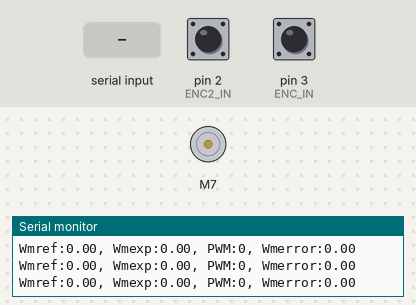
Recording of a sketch running on a simulated Arduino Uno, built with avr-gcc and run on an emulated ATmega328P. Shown: DC motor (green arrow = forward, orange = backward, longer = faster), the last lines printed to the serial monitor. Inputs (shaded band) come from the test bench; at power-on: pin 2 (ENC2_IN) HIGH, pin 3 (ENC_IN) HIGH.

Above: at 1.2 s.
1.3 s: "+" received over Serial
At 3.7 s:
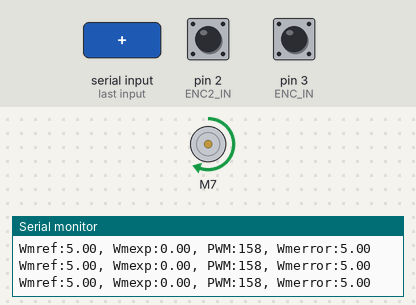
4.3 s: "s" received over Serial
7.3 s: "a" received over Serial
At 9.65 s:
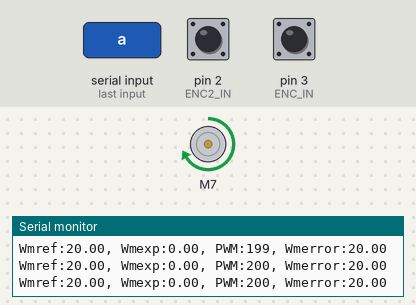
10.3 s: "t" received over Serial
11.8 s: "o" received over Serial
At 13.0 s:
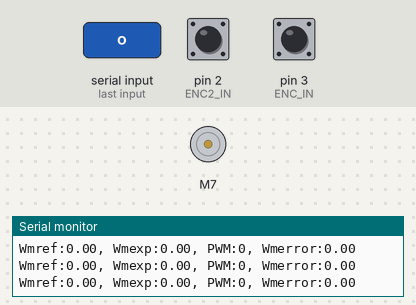
13.3 s: "x" received over Serial
At 20.98 s:
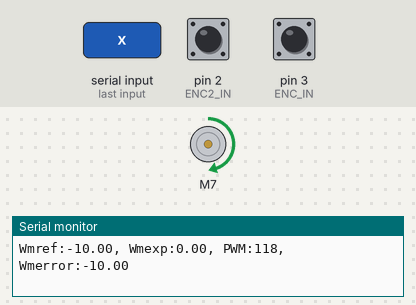
Timing chart, 0 to 22.3 s (numbered marks = the images above; inputs shaded):
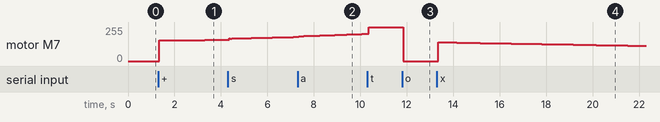

Measured:
- after the input at 1.3 s, motor M7: moves from stopped to forward 159/255 over 2.7 s, starting after 0.05 s
- after the input at 11.8 s, motor M7: forward 255/255 → stopped after 0.06 s
- after the input at 13.3 s, motor M7: rises from stopped to forward 141/255 in 0.05 s, then falls to forward 114/255 in 8.8 s

The sketch:

PMDC_Control_SerialMonitorOnly.ino
```cpp
// ------------------------------------------------------------------------------------------------------------
// PMDC Motor Speed Control Arduino Code
// This code is meant to show OL and CL control in the Serial Monitor only.  No Python code required
// The reference motor speed is determined manually using the serial monitor (a, s, z, x buttons adjust wm_ref)
// ------------------------------------------------------------------------------------------------------------
// NOTE TO STUDENTS: Here is a list of things you will have to adjust
// 1) Your Motor Pin definitions (see Define Motor Pins Section).  Make sure these align with the pin numbers you used when wiring to the digital Arduino pins
// 2) The Open-Loop gain and the Closed-Loop PID gains (see OL & CL Control Gains Section)
// 3) Uncomment the desired method of control (see Motor Control Scheme Section within the Arduino loop)
// ------------------------------------------------------------------------------------------------------------
// Use this code to assess OL and CL control performance; also iterate PID gain values
// ------------------------------------------------------------------------------------------------------------


// ------------------------------------------------------------------------------------------------------------
// Include Libraries
// ------------------------------------------------------------------------------------------------------------
#include <Wire.h>
#include <SparkFun_TB6612.h>

// ------------------------------------------------------------------------------------------------------------
// Define Motor Pins
// ***DOUBLE CHECK ALL PIN NUMBERS MATCH YOUR OWN CIRCUIT CONNECTIONS***
// ------------------------------------------------------------------------------------------------------------
// Motor Pins
#define AIN1 7
#define AIN2 6
#define PWMA 5 // Has tilde on digital output pin
#define STBY 8

// ------------------------------------------------------------------------------------------------------------
// Motor Vars
// ------------------------------------------------------------------------------------------------------------
const int offsetA = 1;
Motor motor1 = Motor(AIN1, AIN2, PWMA, offsetA, STBY); // This addresses all relevant pins to the motor output
int motorPwm = 150; // 140 is minimum to overcome stiction in my motor
float PWMout = 255;
float PWM_ratio = 0;
int MotorPwm = motorPwm;

// ------------------------------------------------------------------------------------------------------------
// Running average variable initialization
// ------------------------------------------------------------------------------------------------------------
#define WINDOW_SIZE 20
int INDEX    = 0;
int VALUE    = 0;
int SUM      = 0;
int AVERAGED = 0;
int READINGS[WINDOW_SIZE];

// ------------------------------------------------------------------------------------------------------------
// Encoder variable initialization
// ------------------------------------------------------------------------------------------------------------
// Enc_count_rev: Equals 6 or 3 for CHANGE or RISING/FALLING mode per interrupt; Equals 12 for 2 interrupts on CHANGE mode
#define ENC_COUNT_REV 12
#define ENC_IN 3
#define ENC2_IN 2
volatile long encoderVal1 = 0;
volatile long encoderVal2 = 0;
long interval = 1;
unsigned long previousMillis = 0;
unsigned long currentMillis = 0;
unsigned long dt = 1000;
float rps = 0; // Motor speed: Rotations per Second
float output_rps = 0; // Output shaft speed: Rotations per Second
float GR = 45; // Gear ratio

// ------------------------------------------------------------------------------------------------------------
// General Variables
// ------------------------------------------------------------------------------------------------------------
float Vbus   = 5;
float Vin    = 0;
float Enval  = 0;
float dtval  = 0;
float Tval   = 0;
float wm     = 0;

// Loop Timing vars
unsigned long timer = 0;    // used to check current time (microseconds)
long loopTime = 50000;      // microseconds (For 20 Hz, set to 50000)
bool initLooptime = false;  // boolean to check if loop time has already been set

// ------------------------------------------------------------------------------------------------------------
// OL & CL Control Variables
// ------------------------------------------------------------------------------------------------------------
float wm_ref  = 0;  // [rad/s], Allowable Range: 205 <= wm_ref <= 400 [rad/s] for my 5V input
float w_error = 0;  // [rad/s]
float OL_PWM, CL_PWM, CL_FF_PWM;
float edt   = 0;    // Current integral error value
float esum  = 0;    // Running summation of integral error
float dedt  = 0;    // Derivative error
float elast = 0;    // Last step error

// ------------------------------------------------------------------------------------------------------------
// OL & CL Control Gains
// You will adjust these gains based on experimental testing results
// ------------------------------------------------------------------------------------------------------------
float OL_gain = 0.6394960965223564; // Solve for units
float kp = 0.90;      // Solve for units, adjust with 0.1 increments
float ki = 0.30;      // Solve for units, adjust with 0.1 increments
float kd = 0.01;     // Solve for units, start very small here (e.g., kd = 0.001), adjust with 0.001 increments

// Min PWM to rotate motor
int PWMbase = 150;  // Base PWM signal to move motor
float c1    = 0;    // Multiplier for PWMbase (0 = Off; 1 = On)

// ------------------------------------------------------------------------------------------------------------
// Setup
// ------------------------------------------------------------------------------------------------------------
void setup() {
  // initialize serial communications at 19200 bps:
  Wire.begin();
  Serial.begin(19200);

  // Set encoder as input with internal pullup
  pinMode(ENC_IN, INPUT);
  pinMode(ENC2_IN, INPUT);

  // Attach interrupt
  attachInterrupt(digitalPinToInterrupt(ENC_IN), updateEncoder, CHANGE);
  attachInterrupt(digitalPinToInterrupt(ENC2_IN), updateEncoder2, CHANGE);

  // Setup initial values for timer
  timer = micros();
  previousMillis = timer;

  //Serial.println("Motor Speed (wm) Adjustments");
  //Serial.println("Press a, s to increase wm by 5,10, respectively");
  //Serial.println("Press z, x to decrease wm by 5,10, respectively");
  //Serial.println("Press t for jump to 300 [rad/s]");
  //Serial.println("Press o to reset at   0 [rad/s]");
}

// ------------------------------------------------------------------------------------------------------------
// Begin Loop
// ------------------------------------------------------------------------------------------------------------
void loop() {

  unsigned long currT = micros();  // set current time
  currentMillis = currT;
  dt = currentMillis - previousMillis;

  // Begin control/measurement loop when loopTime has elapsed
  if (dt >= loopTime) {
    // Estimate motor and shaft speed based on number of encoder pulses
    previousMillis = currentMillis;
    Enval = (float) (encoderVal1 + encoderVal2);
    dtval = (float) dt;
    rps   = (float) Enval*1000000.0 / (ENC_COUNT_REV*dtval);
    output_rps = (rps / GR);

  // Calculate Error in motor speed
  wm  = rps*2*3.14159; // [rad/s]
  if (wm_ref == 0){
    w_error = 0;
    edt     = 0;
    esum    = 0;
    dedt    = 0;
    c1      = 0;
    elast   = 0;}
  else{
    w_error = wm_ref - wm;   // [rad/s]
    edt     = esum + w_error*dtval/1000000;
    esum    = edt; // Save current error summation for next iteration
    dedt    = (w_error - elast)/(dtval/1000000);
    c1      = 1;
    elast   = w_error;
  }


  // Calculate Control Output
  OL_PWM    = wm_ref*OL_gain;                          // OL (Feedforward) Control Law
  CL_PWM    = kp*w_error + ki*edt + kd*dedt + c1*PWMbase; // CL Control Law (with PWM base value required to move the motor; my PWMbase = 140)
  CL_FF_PWM = OL_PWM + CL_PWM - c1*PWMbase;               // CL Control Law w FF (subtract out PWM base value)

  // ----------------------------------------------------------------------------------------------------------------------------------------------------
  // Motor Control Scheme:
  // ***Uncomment desired control method below***
  // ----------------------------------------------------------------------------------------------------------------------------------------------------
  // Round float value to integer (Note: using (int)(...) is the same as using the floor() function; round() prevents truncation)
  //motorPwm = round(OL_PWM);    // Uncomment for OL Control only
  motorPwm = round(CL_PWM);    // Uncomment for CL Control only
  // motorPwm = round(CL_FF_PWM); // Uncomment for OL+CL Control (Called CL control with Feedforward)
  // ----------------------------------------------------------------------------------------------------------------------------------------------------

  // Saturate motor PWM output
  if (motorPwm > 255){
    motorPwm = 255;}
  else if (motorPwm < -255){
    motorPwm = -255;}
  motor1.drive(motorPwm);

  // Print to serial monitor
  Serial.print("Wmref:"); Serial.print(wm_ref); Serial.print(", ");
  Serial.print("Wmexp:"); Serial.print(wm);     Serial.print(", ");
  Serial.print("PWM:");   Serial.print(motorPwm); Serial.print(", ");
  Serial.print("Wmerror:"); Serial.print(w_error);
  Serial.println();


  // Code to adjust reference motor speed
    if (Serial.available())
  {
    char temp = Serial.read();
    if (temp == '+' || temp == 'a')
      wm_ref += 5;
    else if (temp == '-' || temp == 'z')
      wm_ref -= 5;
    else if (temp == 's')
      wm_ref += 10;
    else if (temp == 'x')
      wm_ref -= 10;
    else if (temp == 't')
      wm_ref = 300;  //Jump to 300 [rad/s]
    else if (temp == 'o')
      wm_ref = 0;    //Reset to 0 [rad/s]
  }

  // Reset encoder value before next loop
  encoderVal1 = 0;
  encoderVal2 = 0;

  }
  }

// ------------------------------------------------------------------------------------------------------------
// Update Encoder Function
// ------------------------------------------------------------------------------------------------------------
void updateEncoder()
{
  // Increment value for each pulse from encoder
  encoderVal1++;
}

void updateEncoder2()
{
  // Increment value for each pulse from encoder
  encoderVal2++;
}
```
